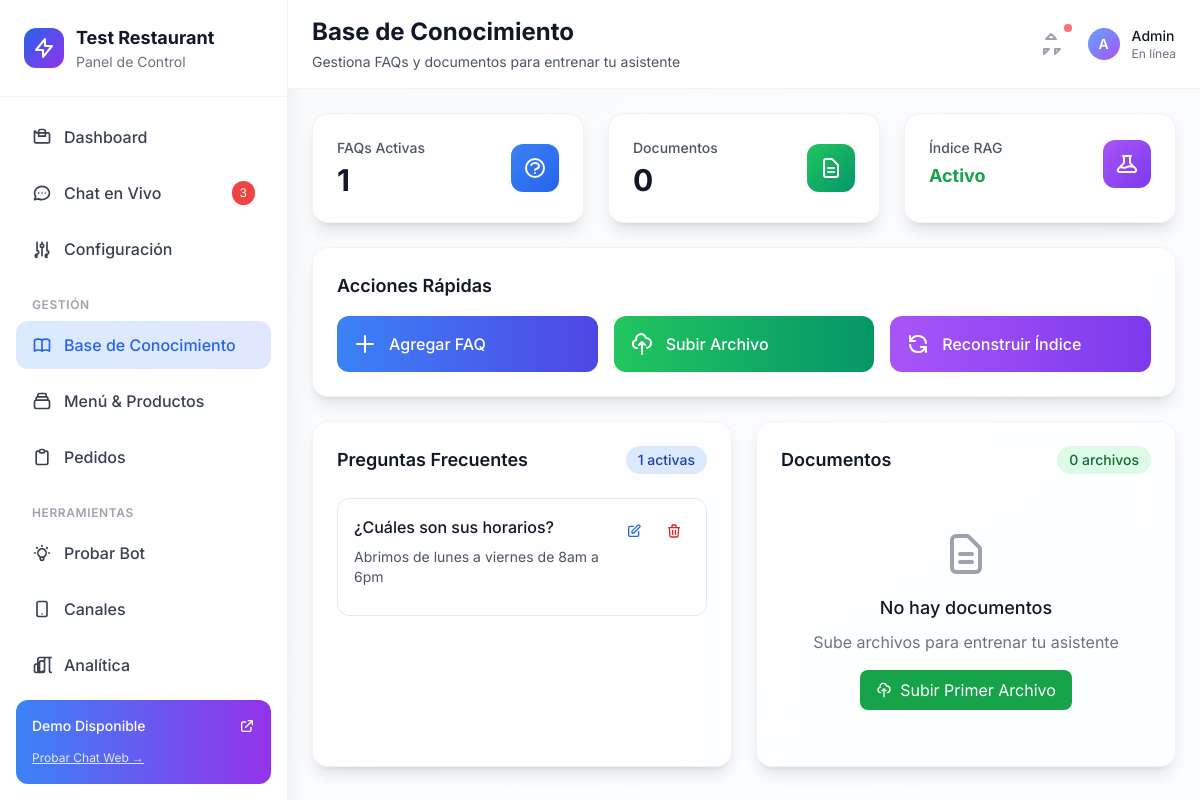
The app's page /admin/knowledge, older data.
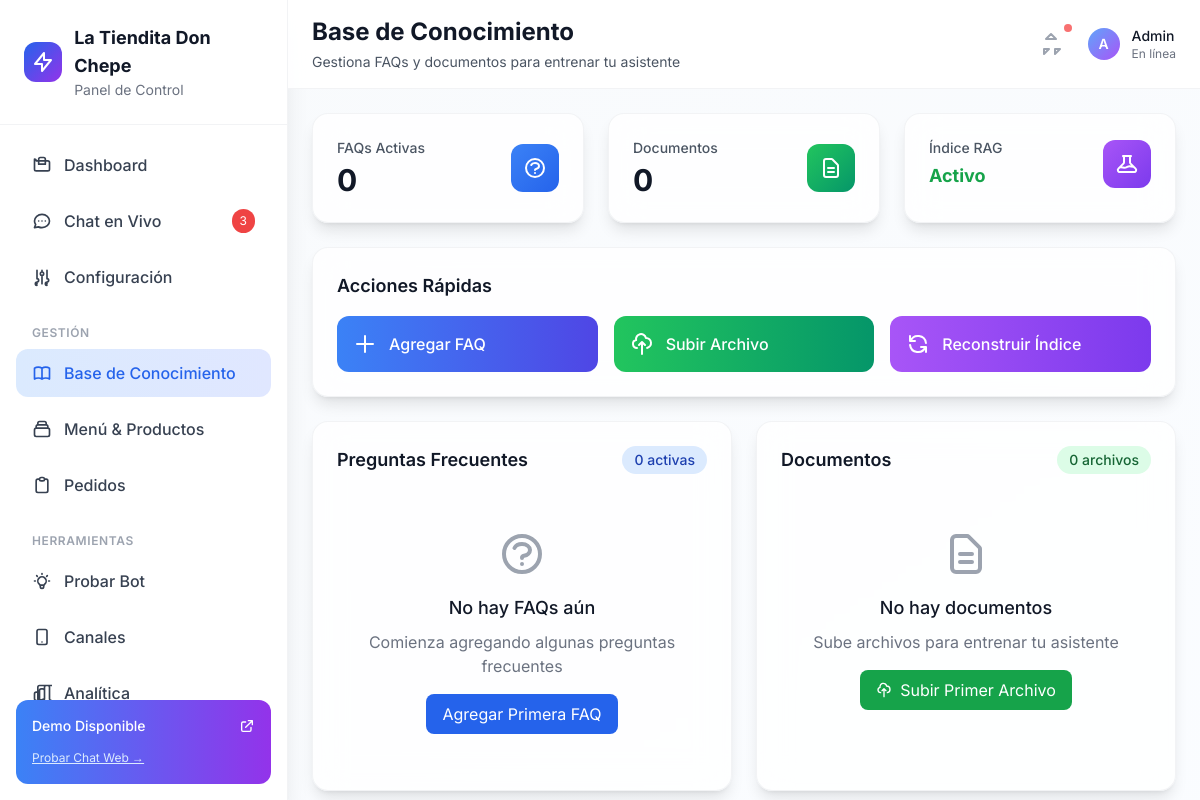
The same page, newer data.
### app/db/models.py (models this page shows)
class Setting(SQLModel, table=True):
    id: Optional[int] = Field(default=None, primary_key=True)
    key: str = Field(unique=True)
    value: Optional[str] = None
    category: str = "general"  # business, ai, channels, etc.
    is_secret: bool = False  # Para API keys y passwords
    created_at: datetime = Field(default_factory=datetime.utcnow)
    updated_at: Optional[datetime] = None

class FAQ(SQLModel, table=True):
    id: Optional[int] = Field(default=None, primary_key=True)
    question: str
    answer: str
    tags: Optional[str] = None
    active: bool = True
    created_at: datetime = Field(default_factory=datetime.utcnow)

### app/routes/ui.py (the view)
@router.get("/admin/knowledge", response_class=HTMLResponse)
async def knowledge_management(request: Request, session: Session = Depends(get_session)):
    faq_repo = FAQRepo(session)
    doc_repo = DocRepo(session)
    faqs = faq_repo.get_all()
    docs = doc_repo.get_all()
    return templates.TemplateResponse(
        "admin/knowledge_modern.html",
        {"request": request, "config": get_dynamic_config(), "faqs": faqs, "docs": docs}
    )

### app/templates/admin/knowledge_modern.html (shortened to what the changed rows need)
{% extends "base_modern.html" %}
{% block page_title %}Base de Conocimiento{% endblock %}
{% block content %}
<div class="p-6 space-y-6">
    <div class="grid grid-cols-1 md:grid-cols-3 gap-6">
        <div class="bg-white/80 backdrop-blur-lg rounded-2xl p-6 border border-gray-200/50 shadow-lg">
            <div class="flex items-center justify-between">
                <div>
                    <p class="text-sm font-medium text-gray-600 mb-1">FAQs Activas</p>
                    <p class="text-3xl font-bold text-gray-900">{{ faqs | length }}</p>
                </div>
            </div>
        </div>
    </div>
    <div class="grid grid-cols-1 lg:grid-cols-2 gap-6">
        <div class="bg-white/80 backdrop-blur-lg rounded-2xl p-6 border border-gray-200/50 shadow-lg">
            <div class="flex items-center justify-between mb-6">
                <h3 class="text-lg font-semibold text-gray-900">Preguntas Frecuentes</h3>
                <span class="bg-blue-100 text-blue-800 text-sm font-medium px-3 py-1 rounded-full">{{ faqs | length }} activas</span>
            </div>
            <div class="space-y-4 max-h-96 overflow-y-auto">
                {% if faqs %}
                    {% for faq in faqs %}
                    <div class="p-4 border border-gray-200 rounded-xl hover:border-blue-300 transition-colors">
                        <div class="flex items-start justify-between">
                            <div class="flex-1">
                                <h4 class="font-medium text-gray-900 mb-2">{{ faq.question }}</h4>
                                <p class="text-sm text-gray-600 mb-3">{{ faq.answer }}</p>
                            </div>
                            <div class="flex items-center space-x-2 ml-4">
                                <button onclick="editFAQ({{ faq.id }}, '{{ faq.question }}', '{{ faq.answer }}', '{{ faq.tags or '' }}')"
                                        class="p-2 text-blue-600 hover:bg-blue-50 rounded-lg transition-colors">
                                    <svg class="w-4 h-4" fill="none" stroke="currentColor" viewBox="0 0 24 24">
                                        <path stroke-linecap="round" stroke-linejoin="round" stroke-width="2" d="M11 5H6a2 2 0 00-2 2v11a2 2 0 002 2h11a2 2 0 002-2v-5m-1.414-9.414a2 2 0 112.828 2.828L11.828 15H9v-2.828l8.586-8.586z"></path>
                                    </svg>
                                </button>
                                <button onclick="deleteFAQ({{ faq.id }})"
                                        class="p-2 text-red-600 hover:bg-red-50 rounded-lg transition-colors">
                                    <svg class="w-4 h-4" fill="none" stroke="currentColor" viewBox="0 0 24 24">
                                        <path stroke-linecap="round" stroke-linejoin="round" stroke-width="2" d="M19 7l-.867 12.142A2 2 0 0116.138 21H7.862a2 2 0 01-1.995-1.858L5 7m5 4v6m4-6v6m1-10V4a1 1 0 00-1-1h-4a1 1 0 00-1 1v3M4 7h16"></path>
                                    </svg>
                                </button>
                            </div>
                        </div>
                    </div>
                    {% endfor %}
                {% else %}
                <div class="text-center py-8">
                    <h3 class="text-lg font-medium text-gray-900 mb-2">No hay FAQs aún</h3>
                    <p class="text-gray-500 mb-4">Comienza agregando algunas preguntas frecuentes</p>
                    <button onclick="openAddFAQModal()" class="bg-blue-600 text-white px-4 py-2 rounded-lg hover:bg-blue-700">
                        Agregar Primera FAQ
                    </button>
                </div>
                {% endif %}
            </div>
        </div>
    </div>
</div>
{% endblock %}

### app/templates/base_modern.html (shortened to what the changed rows need)
<!DOCTYPE html>
<html lang="es">
<head>
    <script src="https://cdn.tailwindcss.com"></script>
</head>
<body class="bg-gradient-to-br from-slate-50 to-blue-50/30 min-h-screen font-sans">
    <div class="flex h-screen">
        <nav class="w-72 bg-white/90 backdrop-blur-lg shadow-xl border-r border-gray-200/50">
            <div class="p-6 border-b border-gray-200/50">
                <div class="flex items-center space-x-3">
                    <div>
                        <h1 class="text-lg font-bold text-gray-900">{{ config.business.name }}</h1>
                        <p class="text-sm text-gray-500">Panel de Control</p>
                    </div>
                </div>
            </div>
        </nav>
        <main class="flex-1 flex flex-col overflow-hidden">
            <header class="bg-white/90 backdrop-blur-lg border-b border-gray-200/50 px-6 py-4">
                <div class="flex items-center justify-between">
                    <div>
                        <h2 class="text-2xl font-bold text-gray-900">{% block page_title %}{% endblock %}</h2>
                    </div>
                </div>
            </header>
            <div class="flex-1 overflow-auto">
                {% block content %}{% endblock %}
            </div>
        </main>
    </div>
</body>
</html>

Row changes from the older to the newer data that the page shows:
removed Setting: business.name "Test Restaurant"
removed FAQ: question "¿Cuáles son sus horarios?", answer "Abrimos de lunes a viernes de 8am a 6pm"
Text that changed along with them:
{{ config.business.name }}: (not shown) → "La Tiendita Don Chepe"
{{ faqs | length }}: "1" → "0"
text now shown: "No hay FAQs aún Comienza agregando algunas preguntas frecuentes Agregar Primera FAQ"
